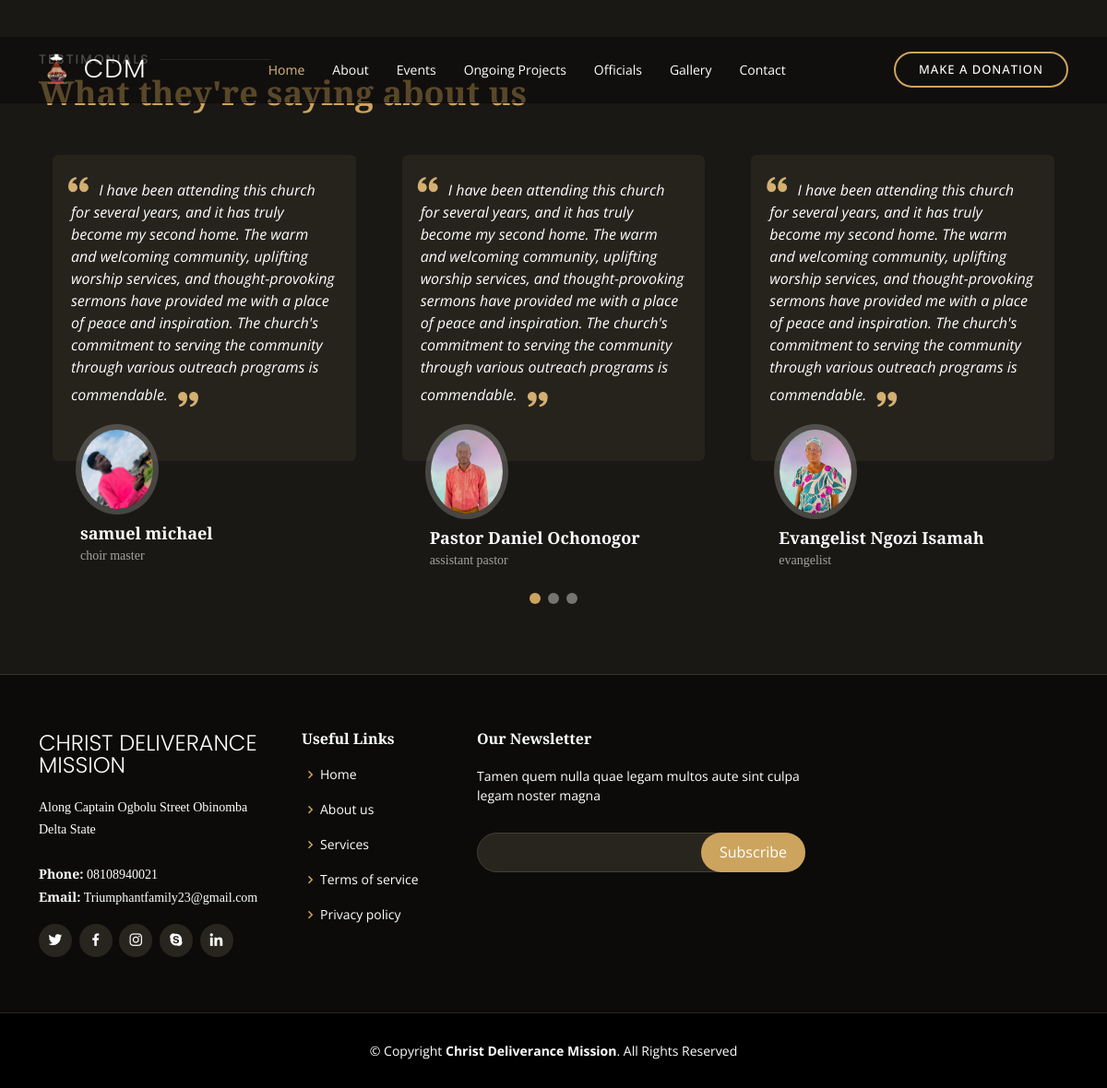
/review/, run on the app's committed database.
### review/models.py (models this page shows, shortened)
class Review(models.Model):
    title = models.CharField(max_length=100)
    name = models.CharField(max_length=100)
    photo = models.ImageField(upload_to='review_photos')
    description = models.TextField()

### core/views.py (the view)
# urls.py: path('review/', review, name='review'),
def review(request):
    reviews = Review.objects.all()
    return render(request, 'core/reviews.html', {'reviews': reviews})

### core/templates/core/reviews.html (shortened to what this page needs)
<!DOCTYPE html>
<html lang="en">
{% load static %}
<head>
  <link href="{% static 'assets/vendor/animate.css/animate.min.css' %}" rel="stylesheet">
  <link href="{% static 'assets/vendor/aos/aos.css' %}" rel="stylesheet">
  <link href="{% static 'assets/vendor/bootstrap/css/bootstrap.min.css' %}" rel="stylesheet">
  <link href="{% static 'assets/vendor/bootstrap-icons/bootstrap-icons.css' %}" rel="stylesheet">
  <link href="{% static 'assets/vendor/boxicons/css/boxicons.min.css' %}" rel="stylesheet">
  <link href="{% static 'assets/vendor/glightbox/css/glightbox.min.css' %}" rel="stylesheet">
  <link href="{% static 'assets/vendor/swiper/swiper-bundle.min.css' %}" rel="stylesheet">
  <link href="{% static 'assets/css/style.css' %}" rel="stylesheet">
</head>
<body>
  <header id="header" class="fixed-top d-flex align-items-cente">
    <div class="container-fluid container-xl d-flex align-items-center justify-content-lg-between">
      <h1 class="logo me-auto me-lg-0"><a href="index.html" class="logo me-auto me-lg-0"><img src="{% static 'assets/img/fav.png' %}" alt="" class="img-fluid"></a> <span>CDM</span></h1>
      <nav id="navbar" class="navbar order-last order-lg-0">
        <ul>
          <li><a class="nav-link scrollto active" href="{% url 'index' %}">Home</a></li>
          <li><a class="nav-link scrollto" href="{% url 'about' %}">About</a></li>
          <li><a class="nav-link scrollto" href="{% url 'event' %}">Events</a></li>
          <li><a class="nav-link scrollto" href="{% url 'project' %}">Ongoing Projects</a></li>
          <li><a class="nav-link scrollto" href="{% url 'official' %}">Officials</a></li>
          <li><a class="nav-link scrollto" href="{% url 'gallery' %}">Gallery</a></li>
          <li><a class="nav-link scrollto" href="{% url 'contact' %}">Contact</a></li>
        </ul>
      </nav>
      <a href="#book-a-table" class="book-a-table-btn scrollto d-none d-lg-flex">Make a Donation</a>
    </div>
  </header>
  <section id="testimonials" class="testimonials section-bg">
    <div class="container" data-aos="fade-up">
      <div class="section-title">
        <h2>Testimonials</h2>
        <p>What they're saying about us</p>
      </div>
      <div class="testimonials-slider swiper" data-aos="fade-up" data-aos-delay="100">
        <div class="swiper-wrapper">
          {% for review in reviews %}
          <div class="swiper-slide">
            <div class="testimonial-item">
              <p>
                <i class="bx bxs-quote-alt-left quote-icon-left"></i>
                {{ review.description }}
                <i class="bx bxs-quote-alt-right quote-icon-right"></i>
              </p>
              <img src="{{ review.photo.url }}" class="testimonial-img" alt="">
              <h3>{{ review.name }}</h3>
              <h4>{{ review.title }}</h4>
            </div>
          </div>
          {% endfor %}
        </div>
        <div class="swiper-pagination"></div>
      </div>
    </div>
  </section>
 <footer id="footer">
  <div class="footer-top">
    <div class="container">
      <div class="row">
        <div class="col-lg-3 col-md-6">
          <div class="footer-info">
            <h3>Christ Deliverance Mission</h3>
            <p>
              Along Captain Ogbolu Street Obinomba <br>
              Delta State<br><br>
              <strong>Phone:</strong> 08108940021<br>
              <strong>Email:</strong> Triumphantfamily23@gmail.com<br>
            </p>
            <div class="social-links mt-3">
              <a href="#" class="twitter"><i class="bx bxl-twitter"></i></a>
              <a href="#" class="facebook"><i class="bx bxl-facebook"></i></a>
              <a href="#" class="instagram"><i class="bx bxl-instagram"></i></a>
              <a href="#" class="google-plus"><i class="bx bxl-skype"></i></a>
              <a href="#" class="linkedin"><i class="bx bxl-linkedin"></i></a>
            </div>
          </div>
        </div>
        <div class="col-lg-2 col-md-6 footer-links">
          <h4>Useful Links</h4>
          <ul>
            <li><i class="bx bx-chevron-right"></i> <a href="#">Home</a></li>
            <li><i class="bx bx-chevron-right"></i> <a href="#">About us</a></li>
            <li><i class="bx bx-chevron-right"></i> <a href="#">Services</a></li>
            <li><i class="bx bx-chevron-right"></i> <a href="#">Terms of service</a></li>
            <li><i class="bx bx-chevron-right"></i> <a href="#">Privacy policy</a></li>
          </ul>
        </div>
        <div class="col-lg-4 col-md-6 footer-newsletter">
          <h4>Our Newsletter</h4>
          <p>Tamen quem nulla quae legam multos aute sint culpa legam noster magna</p>
          <form action="" method="post">
            <input type="email" name="email"><input type="submit" value="Subscribe">
          </form>
        </div>
      </div>
    </div>
  </div>
  <div class="container">
    <div class="copyright">
      &copy; Copyright <strong><span>Christ Deliverance Mission</span></strong>. All Rights Reserved
    </div>
  </div>
</footer>
</body>
</html>

### data on the page
Review: description "I have been attending this church for several years, and it has truly become my second home. The warm and welcoming community, uplifting worship services, and thought-provoking sermons have provided me with a place of peace and inspiration. The church's commitment to serving the community through various outreach programs is commendable.", photo (picture), name "samuel michael", title "choir master"
Review: description "I have been attending this church for several years, and it has truly become my second home. The warm and welcoming community, uplifting worship services, and thought-provoking sermons have provided me with a place of peace and inspiration. The church's commitment to serving the community through various outreach programs is commendable.", photo (picture), name "Pastor Daniel Ochonogor", title "assistant pastor"
Review: description "I have been attending this church for several years, and it has truly become my second home. The warm and welcoming community, uplifting worship services, and thought-provoking sermons have provided me with a place of peace and inspiration. The church's commitment to serving the community through various outreach programs is commendable.", photo (picture), name "Evangelist Ngozi Isamah", title "evangelist"
